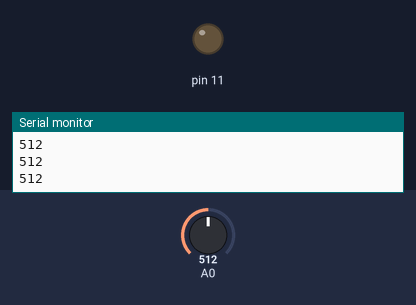
Simulated run of this sketch. Board: Arduino Uno, built with avr-gcc and run on an emulated ATmega328P. On the bench: output pins drawn as LEDs (lit = HIGH), the last lines printed to the serial monitor. Dashed ring = blinking. Inputs (shaded band) come from the test bench; at power-on: A0 = 512.

Above: at 1.2 s.
1.3 s: A0 set to 523
At 4.2 s:
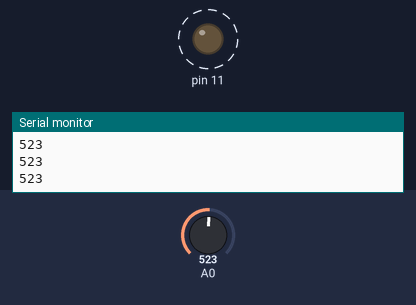
4.3 s: A0 set to 511
At 4.8 s:
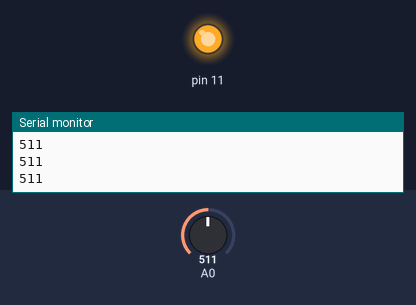
5.8 s: A0 set to 716
At 8.7 s:
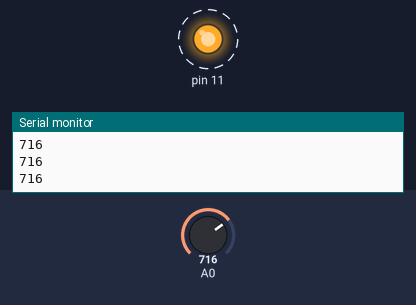
8.8 s: A0 set to 503
At 9.5 s:
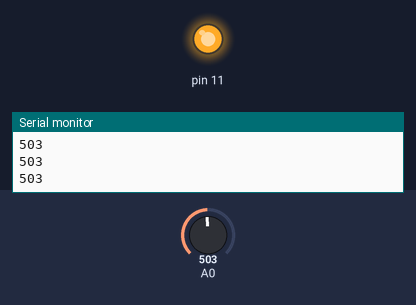
Timing chart, 0 to 11.3 s (numbered marks = the images above; inputs shaded):
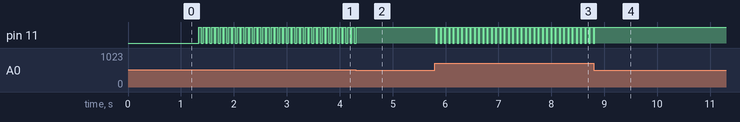

Measured:
- the behaviour switches between 512 and 513 on A0 (found by bisection; images 0 and 1)
- after the input at 1.3 s, pin 11: alternates HIGH for 0.05 s and LOW for 0.03 s, starting at once
- after the input at 4.3 s, pin 11: goes on until 4.3 s, then stays HIGH
- after the input at 5.8 s, pin 11: alternates HIGH for 0.05 s and LOW for 0.03 s, starting at once
- after the input at 8.8 s, pin 11: goes on until 8.8 s, then stays HIGH

The sketch:

Pulso_Cardiaco.ino
```cpp
int pulso = 0;

void setup()
{
  Serial.begin(9600);
  pinMode(A0, INPUT);
  pinMode(11, OUTPUT);
}

void loop()
{
  pulso=analogRead(A0);
  if (pulso>=513)
  {
     digitalWrite(11, LOW);
     delay(30);
     digitalWrite(11, HIGH);
  }

  delay(50);
  Serial.println(pulso);
}
```
